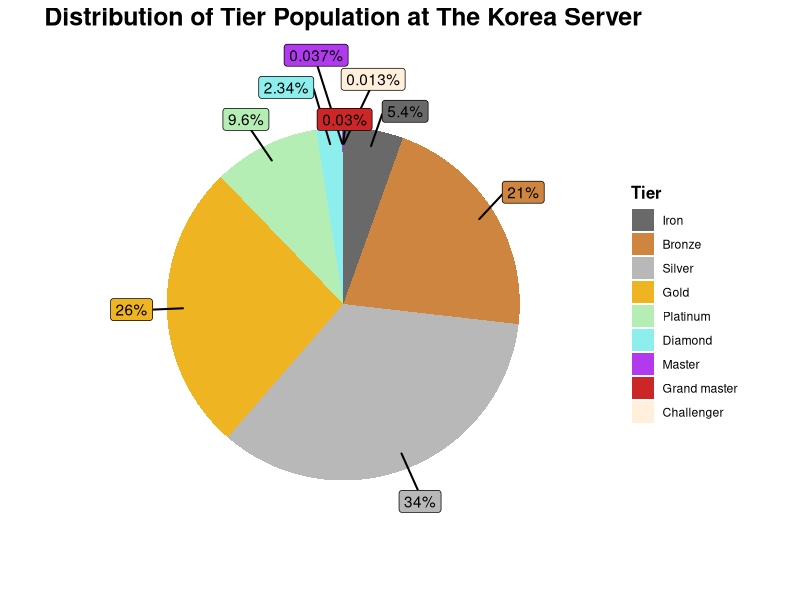
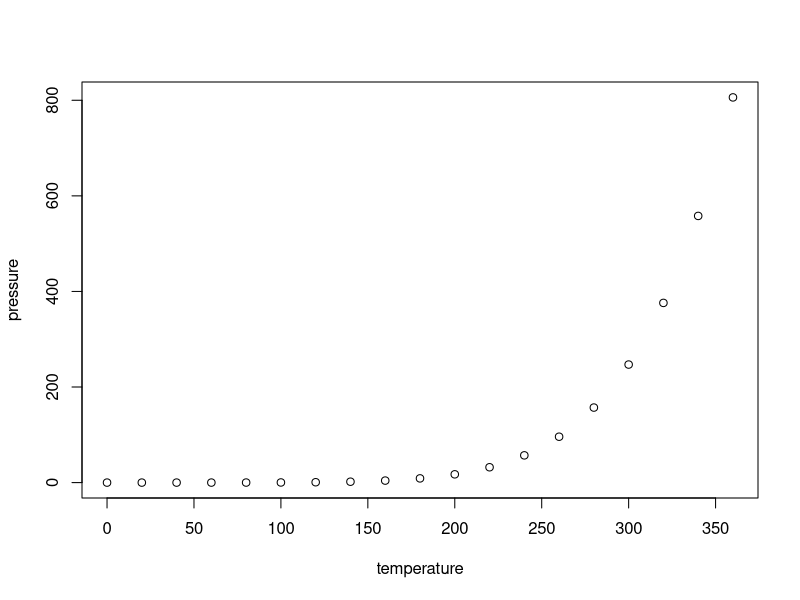

The R script that drew these images, in order:
## ---- chunk 1
knitr::opts_chunk$set(echo = TRUE, message=FALSE, warning=FALSE, fig.height = 8, fig.align = "center", cache=T, dpi = 300, dev = "png")
# echo : 코드 출력 여부 설정
# message : 메시지 출력 여부 설정 
# warning : warning 출력 여부 설정
# fig.height : 그림의 높이 설정
# fig.align : 그림의 위치 설정 
# cache : 캐시로 남길 것인지 설정
# dpi : 그림의 해상도 설정
# dev : 그림의 저장 형태 설정
## ---- chunk 2
library(knitr)
include_graphics("http://static.inven.co.kr/column/2019/09/18/news/i14662270021.jpg")
## ---- chunk 3
library(tidyverse)
library(ggrepel)

iron = 0.054
bronze = 0.21
silver = 0.34
gold = 0.26
platinum = 0.096
diamond = 0.0234
master = 0.00037
gmaster = 0.0003
challenger = 0.00013

dataset <- data.frame(n=c(iron, bronze, silver, gold, platinum, diamond, master, gmaster, challenger), 
                      Tier = c("Iron", "Bronze", "Silver", "Gold", "Platinum", "Diamond", "Master", "Grand master", "Challenger"))

dataset %>%
  mutate(across(where(is.character), ~factor(.x, levels = c("Iron", "Bronze", "Silver", "Gold", "Platinum", "Diamond", "Master", "Grand master", "Challenger")))) %>%
  mutate(label = paste0(n*100, "%")) %>% 
  mutate(position = (cumsum(c(0, n)) + c(n/2, .01))[1:nrow(.)]) %>% 
  ggplot(aes(x = 1, weight = n,  fill = fct_rev(Tier))) + 
  geom_bar(width = 1, position = "stack") +
  coord_polar("y") +
  geom_label_repel(aes(x = 1.4, y = position, label = label), 
                   nudge_x = .3, 
                   segment.size = .7, 
                   show.legend = FALSE) +
  theme_minimal() + 
  # guide : legend의 element를 reordering
  # https://www.datanovia.com/en/blog/ggplot-legend-title-position-and-labels/
  scale_fill_manual(name = "Tier",
                    labels = c("Challenger", "Grand master", "Master", "Diamond", "Platinum", "Gold", "Silver", "Bronze", "Iron"), 
                    values = c("antiquewhite1", "firebrick3", "darkorchid2", "darkslategray2", "darkseagreen2", "goldenrod2", "gray72", "tan3", "dimgray"), 
                    guide = guide_legend(reverse=TRUE)) + 
  theme(axis.text = element_blank(),
        axis.ticks = element_blank(),
        panel.grid  = element_blank(),
        plot.title = element_text(face = "bold", hjust = 0.5, size = 18), 
        legend.title = element_text(face = "bold", size = 12)) + 
  labs(title = "Distribution of Tier Population at The Korea Server") + 
  xlab("") + ylab("")

## ---- chunk 4
plot(pressure)
